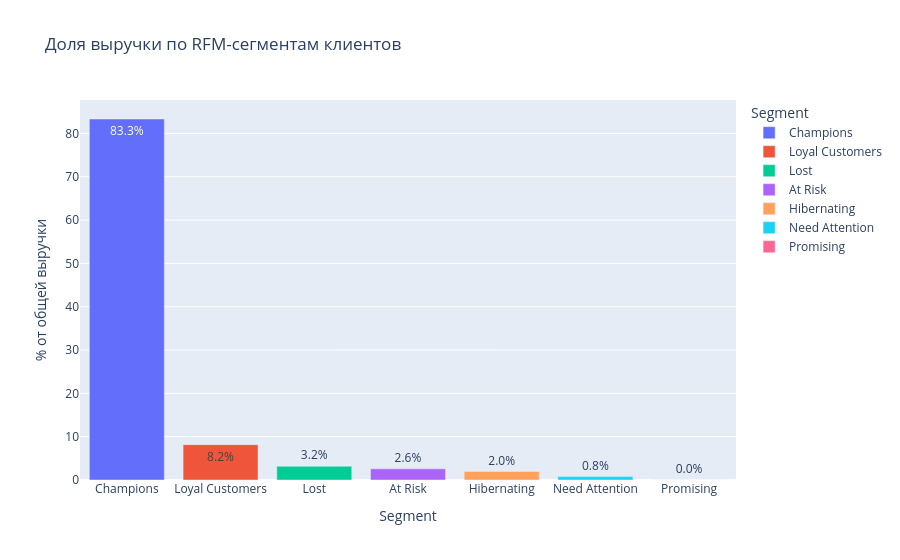
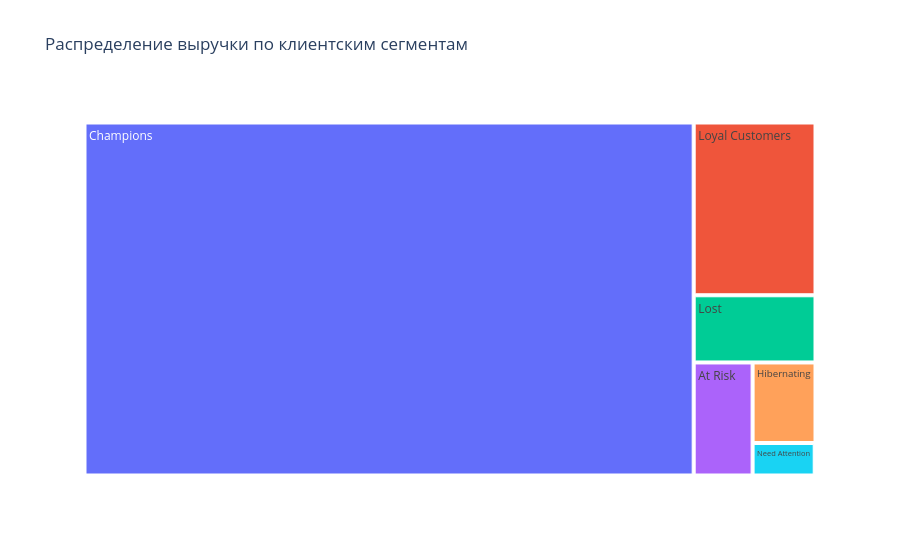

The code cell stored with these charts, in order, in its notebook:
### Code cell
# RFM segmentation

# Словари графиков и таблиц для сохранения в html-файл
rfm_figs = {}
rfm_tables = {}

snapshot_date = df['date'].max() + timedelta(days=1)

rfm = df.groupby('CustomerID').agg(
    Recency=('date', lambda x: (snapshot_date - x.max()).days),
    Frequency=('date', 'nunique'),           
    Monetary=('amount', 'sum'),
    Total_Items=('qty', 'sum'),
    Num_Orders=('sku', 'nunique'),
    Avg_Order_Value=('amount', 'mean')
).reset_index()

rfm['R_Score'] = pd.qcut(rfm['Recency'], q=5, labels=[5,4,3,2,1]).astype(int)
rfm['F_Score'] = pd.qcut(rfm['Frequency'].rank(method='first'), q=5, labels=[1,2,3,4,5]).astype(int)
rfm['M_Score'] = pd.qcut(rfm['Monetary'], q=5, labels=[1,2,3,4,5]).astype(int)
rfm['RFM_Total'] = rfm['R_Score'] + rfm['F_Score'] + rfm['M_Score']
rfm['RFM_Score'] = rfm['R_Score'].astype(str) + rfm['F_Score'].astype(str) + rfm['M_Score'].astype(str)

def rfm_segment(x):
    if x['RFM_Total'] >= 13: return 'Champions'
    elif x['RFM_Total'] >= 10: return 'Loyal Customers'
    elif x['R_Score'] >= 4 and x['M_Score'] >= 4: return 'Promising'
    elif x['R_Score'] <= 2 and x['F_Score'] <= 2: return 'Lost'
    elif x['R_Score'] <= 2: return 'At Risk'
    elif x['F_Score'] <= 2: return 'Hibernating'
    else: return 'Need Attention'

rfm['Segment'] = rfm.apply(rfm_segment, axis=1)

summary = rfm.groupby('Segment').agg(
    Customers=('CustomerID', 'count'),
    Pct_Customers=('CustomerID', lambda x: round(100 * len(x) / len(rfm), 2)),
    Total_Revenue=('Monetary', 'sum'),
    Pct_Revenue=('Monetary', lambda x: round(100 * x.sum() / rfm['Monetary'].sum(), 2)),
    Avg_Recency=('Recency', 'mean'),
    Avg_Frequency=('Frequency', 'mean'),
    Avg_Order_Value=('Avg_Order_Value', 'mean')
).round(2).sort_values('Pct_Revenue', ascending=False).reset_index()

rfm_tables['Доля выручки по RFM-сегментам клиентов'] = summary
display(summary)

fig = px.bar(summary.reset_index(), 
             x='Segment', y='Pct_Revenue', color='Segment',
             title='Доля выручки по RFM-сегментам клиентов',
             labels={'Pct_Revenue': '% от общей выручки'},
             text='Pct_Revenue')
fig.update_traces(texttemplate='%{text:.1f}%')
rfm_figs['Доля выручки по RFM-сегментам клиентов'] = fig
fig.show()

fig2 = px.treemap(summary.reset_index(), path=['Segment'], values='Total_Revenue',
                  title='Распределение выручки по клиентским сегментам')
rfm_figs['Распределение выручки по клиентским сегментам'] = fig2
fig2.show()

### Figure 1 — Plotly figure (JSON) as saved in the notebook; plotly's stock layout.template omitted (floating-point values rounded to 4 significant figures)
{"data": [{"hovertemplate": "Segment=%{x}<br>% от общей выручки=%{text}<extra></extra>", "legendgroup": "Champions", "marker": {"color": "#636efa", "pattern": {"shape": ""}}, "name": "Champions", "orientation": "v", "showlegend": true, "text": [83.34], "textposition": "auto", "texttemplate": "%{text:.1f}%", "type": "bar", "x": ["Champions"], "xaxis": "x", "y": [83.34], "yaxis": "y"}, {"hovertemplate": "Segment=%{x}<br>% от общей выручки=%{text}<extra></extra>", "legendgroup": "Loyal Customers", "marker": {"color": "#EF553B", "pattern": {"shape": ""}}, "name": "Loyal Customers", "orientation": "v", "showlegend": true, "text": [8.16], "textposition": "auto", "texttemplate": "%{text:.1f}%", "type": "bar", "x": ["Loyal Customers"], "xaxis": "x", "y": [8.16], "yaxis": "y"}, {"hovertemplate": "Segment=%{x}<br>% от общей выручки=%{text}<extra></extra>", "legendgroup": "Lost", "marker": {"color": "#00cc96", "pattern": {"shape": ""}}, "name": "Lost", "orientation": "v", "showlegend": true, "text": [3.17], "textposition": "auto", "texttemplate": "%{text:.1f}%", "type": "bar", "x": ["Lost"], "xaxis": "x", "y": [3.17], "yaxis": "y"}, {"hovertemplate": "Segment=%{x}<br>% от общей выручки=%{text}<extra></extra>", "legendgroup": "At Risk", "marker": {"color": "#ab63fa", "pattern": {"shape": ""}}, "name": "At Risk", "orientation": "v", "showlegend": true, "text": [2.58], "textposition": "auto", "texttemplate": "%{text:.1f}%", "type": "bar", "x": ["At Risk"], "xaxis": "x", "y": [2.58], "yaxis": "y"}, {"hovertemplate": "Segment=%{x}<br>% от общей выручки=%{text}<extra></extra>", "legendgroup": "Hibernating", "marker": {"color": "#FFA15A", "pattern": {"shape": ""}}, "name": "Hibernating", "orientation": "v", "showlegend": true, "text": [1.96], "textposition": "auto", "texttemplate": "%{text:.1f}%", "type": "bar", "x": ["Hibernating"], "xaxis": "x", "y": [1.96], "yaxis": "y"}, {"hovertemplate": "Segment=%{x}<br>% от общей выручки=%{text}<extra></extra>", "legendgroup": "Need Attention", "marker": {"color": "#19d3f3", "pattern": {"shape": ""}}, "name": "Need Attention", "orientation": "v", "showlegend": true, "text": [0.78], "textposition": "auto", "texttemplate": "%{text:.1f}%", "type": "bar", "x": ["Need Attention"], "xaxis": "x", "y": [0.78], "yaxis": "y"}, {"hovertemplate": "Segment=%{x}<br>% от общей выручки=%{text}<extra></extra>", "legendgroup": "Promising", "marker": {"color": "#FF6692", "pattern": {"shape": ""}}, "name": "Promising", "orientation": "v", "showlegend": true, "text": [0.01], "textposition": "auto", "texttemplate": "%{text:.1f}%", "type": "bar", "x": ["Promising"], "xaxis": "x", "y": [0.01], "yaxis": "y"}], "layout": {"barmode": "relative", "legend": {"title": {"text": "Segment"}, "tracegroupgap": 0}, "title": {"text": "Доля выручки по RFM-сегментам клиентов"}, "xaxis": {"anchor": "y", "categoryarray": ["Champions", "Loyal Customers", "Lost", "At Risk", "Hibernating", "Need Attention", "Promising"], "categoryorder": "array", "domain": [0, 1], "title": {"text": "Segment"}}, "yaxis": {"anchor": "x", "domain": [0, 1], "title": {"text": "% от общей выручки"}}}}

### Figure 2 — Plotly figure (JSON) as saved in the notebook; plotly's stock layout.template omitted (floating-point values rounded to 4 significant figures)
{"data": [{"branchvalues": "total", "domain": {"x": [0, 1], "y": [0, 1]}, "hovertemplate": "labels=%{label}<br>Total_Revenue=%{value}<br>parent=%{parent}<br>id=%{id}<extra></extra>", "ids": ["Champions", "Loyal Customers", "Lost", "At Risk", "Hibernating", "Need Attention", "Promising"], "labels": ["Champions", "Loyal Customers", "Lost", "At Risk", "Hibernating", "Need Attention", "Promising"], "name": "", "parents": ["", "", "", "", "", "", ""], "type": "treemap", "values": [62840000.0, 6150000.0, 2391000.0, 1946000.0, 1480000.0, 589900.0, 7484.0]}], "layout": {"legend": {"tracegroupgap": 0}, "title": {"text": "Распределение выручки по клиентским сегментам"}}}
